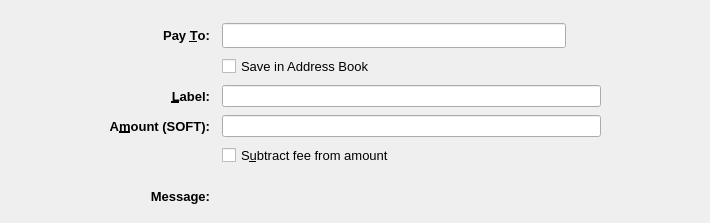
<?xml version="1.0" encoding="UTF-8"?>
<ui version="4.0">
 <class>SendCoinsEntry</class>
 <widget class="QStackedWidget" name="SendCoinsEntry">
  <property name="geometry">
   <rect>
    <x>0</x>
    <y>0</y>
    <width>710</width>
    <height>223</height>
   </rect>
  </property>
  <property name="focusPolicy">
   <enum>Qt::TabFocus</enum>
  </property>
  <property name="autoFillBackground">
   <bool>false</bool>
  </property>
  <property name="styleSheet">
   <string notr="true"/>
  </property>
  <property name="currentIndex">
   <number>0</number>
  </property>
  <widget class="QFrame" name="SendCoins">
   <property name="toolTip">
    <string>This is a normal payment.</string>
   </property>
   <property name="frameShape">
    <enum>QFrame::NoFrame</enum>
   </property>
   <layout class="QGridLayout" name="gridLayout">
    <property name="topMargin">
     <number>8</number>
    </property>
    <property name="bottomMargin">
     <number>4</number>
    </property>
    <property name="horizontalSpacing">
     <number>12</number>
    </property>
    <property name="verticalSpacing">
     <number>8</number>
    </property>
    <item row="1" column="0">
     <spacer name="horizontalSpacer">
      <property name="orientation">
       <enum>Qt::Horizontal</enum>
      </property>
      <property name="sizeType">
       <enum>QSizePolicy::Maximum</enum>
      </property>
      <property name="sizeHint" stdset="0">
       <size>
        <width>100</width>
        <height>20</height>
       </size>
      </property>
     </spacer>
    </item>
    <item row="3" column="2">
     <widget class="QLineEdit" name="addAsLabel">
      <property name="sizePolicy">
       <sizepolicy hsizetype="Expanding" vsizetype="Expanding">
        <horstretch>0</horstretch>
        <verstretch>0</verstretch>
       </sizepolicy>
      </property>
      <property name="toolTip">
       <string>Enter a label for this address to add it to the list of used addresses</string>
      </property>
      <property name="styleSheet">
       <string notr="true"/>
      </property>
     </widget>
    </item>
    <item row="0" column="2">
     <spacer name="verticalSpacer">
      <property name="orientation">
       <enum>Qt::Vertical</enum>
      </property>
      <property name="sizeHint" stdset="0">
       <size>
        <width>20</width>
        <height>40</height>
       </size>
      </property>
     </spacer>
    </item>
    <item row="1" column="3">
     <spacer name="horizontalSpacer_2">
      <property name="orientation">
       <enum>Qt::Horizontal</enum>
      </property>
      <property name="sizeType">
       <enum>QSizePolicy::Maximum</enum>
      </property>
      <property name="sizeHint" stdset="0">
       <size>
        <width>100</width>
        <height>20</height>
       </size>
      </property>
     </spacer>
    </item>
    <item row="12" column="2">
     <widget class="QLabel" name="messageTextLabel">
      <property name="toolTip">
       <string>A message that was attached to the softcoin: URI which will be stored with the transaction for your reference. Note: This message will not be sent over the SoftCoin network.</string>
      </property>
      <property name="styleSheet">
       <string notr="true"/>
      </property>
      <property name="textFormat">
       <enum>Qt::PlainText</enum>
      </property>
     </widget>
    </item>
    <item row="1" column="1">
     <widget class="QLabel" name="payToLabel">
      <property name="font">
       <font>
        <pointsize>10</pointsize>
        <weight>75</weight>
        <bold>true</bold>
       </font>
      </property>
      <property name="text">
       <string>Pay &amp;To:</string>
      </property>
      <property name="alignment">
       <set>Qt::AlignRight|Qt::AlignTrailing|Qt::AlignVCenter</set>
      </property>
      <property name="buddy">
       <cstring>payTo</cstring>
      </property>
     </widget>
    </item>
    <item row="12" column="1">
     <widget class="QLabel" name="messageLabel">
      <property name="font">
       <font>
        <pointsize>10</pointsize>
        <weight>75</weight>
        <bold>true</bold>
       </font>
      </property>
      <property name="text">
       <string>Message:</string>
      </property>
      <property name="alignment">
       <set>Qt::AlignRight|Qt::AlignTrailing|Qt::AlignVCenter</set>
      </property>
     </widget>
    </item>
    <item row="6" column="2">
     <layout class="QHBoxLayout" name="horizontalLayoutAmount" stretch="0">
      <item>
       <widget class="SoftCoinAmountField" name="payAmount">
        <property name="sizePolicy">
         <sizepolicy hsizetype="Expanding" vsizetype="Expanding">
          <horstretch>0</horstretch>
          <verstretch>0</verstretch>
         </sizepolicy>
        </property>
        <property name="styleSheet">
         <string notr="true"/>
        </property>
       </widget>
      </item>
     </layout>
    </item>
    <item row="3" column="1">
     <widget class="QLabel" name="labellLabel">
      <property name="font">
       <font>
        <pointsize>10</pointsize>
        <weight>75</weight>
        <bold>true</bold>
       </font>
      </property>
      <property name="text">
       <string>&amp;Label:</string>
      </property>
      <property name="alignment">
       <set>Qt::AlignRight|Qt::AlignTrailing|Qt::AlignVCenter</set>
      </property>
      <property name="buddy">
       <cstring>addAsLabel</cstring>
      </property>
     </widget>
    </item>
    <item row="1" column="2">
     <layout class="QHBoxLayout" name="payToLayout">
      <property name="spacing">
       <number>0</number>
      </property>
      <item>
       <widget class="QValidatedLineEdit" name="payTo">
        <property name="sizePolicy">
         <sizepolicy hsizetype="Expanding" vsizetype="Expanding">
          <horstretch>0</horstretch>
          <verstretch>0</verstretch>
         </sizepolicy>
        </property>
        <property name="toolTip">
         <string>The SoftCoin address to send the payment to</string>
        </property>
        <property name="styleSheet">
         <string notr="true"/>
        </property>
       </widget>
      </item>
      <item>
       <widget class="QToolButton" name="addressBookButton">
        <property name="toolTip">
         <string notr="true"/>
        </property>
        <property name="styleSheet">
         <string notr="true">border:0;background:transparent</string>
        </property>
        <property name="text">
         <string/>
        </property>
        <property name="icon">
         <iconset resource="../softcoin.qrc">
          <normaloff>:/icons/address-book</normaloff>:/icons/address-book</iconset>
        </property>
        <property name="iconSize">
         <size>
          <width>22</width>
          <height>22</height>
         </size>
        </property>
        <property name="shortcut">
         <string>Alt+A</string>
        </property>
       </widget>
      </item>
      <item>
       <spacer name="horizontalSpacer_3">
        <property name="orientation">
         <enum>Qt::Horizontal</enum>
        </property>
        <property name="sizeType">
         <enum>QSizePolicy::Maximum</enum>
        </property>
        <property name="sizeHint" stdset="0">
         <size>
          <width>10</width>
          <height>20</height>
         </size>
        </property>
       </spacer>
      </item>
     </layout>
    </item>
    <item row="10" column="2">
     <spacer name="verticalSpacer_3">
      <property name="orientation">
       <enum>Qt::Vertical</enum>
      </property>
      <property name="sizeHint" stdset="0">
       <size>
        <width>20</width>
        <height>40</height>
       </size>
      </property>
     </spacer>
    </item>
    <item row="2" column="2">
     <widget class="QCheckBox" name="addressBookCheckBox">
      <property name="font">
       <font>
        <pointsize>10</pointsize>
       </font>
      </property>
      <property name="text">
       <string>Save in Address Book</string>
      </property>
     </widget>
    </item>
    <item row="6" column="1">
     <widget class="QLabel" name="amountLabel">
      <property name="font">
       <font>
        <pointsize>10</pointsize>
        <weight>75</weight>
        <bold>true</bold>
       </font>
      </property>
      <property name="text">
       <string>A&amp;mount (SOFT):</string>
      </property>
      <property name="alignment">
       <set>Qt::AlignRight|Qt::AlignTrailing|Qt::AlignVCenter</set>
      </property>
      <property name="buddy">
       <cstring>payAmount</cstring>
      </property>
     </widget>
    </item>
    <item row="13" column="2">
     <spacer name="verticalSpacer_2">
      <property name="orientation">
       <enum>Qt::Vertical</enum>
      </property>
      <property name="sizeHint" stdset="0">
       <size>
        <width>20</width>
        <height>40</height>
       </size>
      </property>
     </spacer>
    </item>
    <item row="7" column="2">
     <widget class="QCheckBox" name="checkboxSubtractFeeFromAmount">
      <property name="font">
       <font>
        <pointsize>10</pointsize>
       </font>
      </property>
      <property name="toolTip">
       <string>The fee will be deducted from the amount being sent. The recipient will receive less softcoins than you enter in the amount field. If multiple recipients are selected, the fee is split equally.</string>
      </property>
      <property name="text">
       <string>S&amp;ubtract fee from amount</string>
      </property>
     </widget>
    </item>
   </layout>
  </widget>
  <widget class="QFrame" name="SendCoins_UnauthenticatedPaymentRequest">
   <property name="palette">
    <palette>
     <active>
      <colorrole role="WindowText">
       <brush brushstyle="SolidPattern">
        <color alpha="255">
         <red>0</red>
         <green>0</green>
         <blue>0</blue>
        </color>
       </brush>
      </colorrole>
      <colorrole role="Button">
       <brush brushstyle="SolidPattern">
        <color alpha="255">
         <red>239</red>
         <green>241</green>
         <blue>244</blue>
        </color>
       </brush>
      </colorrole>
      <colorrole role="Light">
       <brush brushstyle="SolidPattern">
        <color alpha="255">
         <red>255</red>
         <green>255</green>
         <blue>255</blue>
        </color>
       </brush>
      </colorrole>
      <colorrole role="Midlight">
       <brush brushstyle="SolidPattern">
        <color alpha="255">
         <red>255</red>
         <green>255</green>
         <blue>191</blue>
        </color>
       </brush>
      </colorrole>
      <colorrole role="Dark">
       <brush brushstyle="SolidPattern">
        <color alpha="255">
         <red>127</red>
         <green>127</green>
         <blue>63</blue>
        </color>
       </brush>
      </colorrole>
      <colorrole role="Mid">
       <brush brushstyle="SolidPattern">
        <color alpha="255">
         <red>170</red>
         <green>170</green>
         <blue>84</blue>
        </color>
       </brush>
      </colorrole>
      <colorrole role="Text">
       <brush brushstyle="SolidPattern">
        <color alpha="255">
         <red>0</red>
         <green>0</green>
         <blue>0</blue>
        </color>
       </brush>
      </colorrole>
      <colorrole role="BrightText">
       <brush brushstyle="SolidPattern">
        <color alpha="255">
         <red>255</red>
         <green>255</green>
         <blue>255</blue>
        </color>
       </brush>
      </colorrole>
      <colorrole role="ButtonText">
       <brush brushstyle="SolidPattern">
        <color alpha="255">
         <red>0</red>
         <green>0</green>
         <blue>0</blue>
        </color>
       </brush>
      </colorrole>
      <colorrole role="Base">
       <brush brushstyle="SolidPattern">
        <color alpha="255">
         <red>239</red>
         <green>241</green>
         <blue>244</blue>
        </color>
       </brush>
      </colorrole>
      <colorrole role="Window">
       <brush brushstyle="SolidPattern">
        <color alpha="255">
         <red>239</red>
         <green>241</green>
         <blue>244</blue>
        </color>
       </brush>
      </colorrole>
      <colorrole role="Shadow">
       <brush brushstyle="SolidPattern">
        <color alpha="255">
         <red>0</red>
         <green>0</green>
         <blue>0</blue>
        </color>
       </brush>
      </colorrole>
      <colorrole role="AlternateBase">
       <brush brushstyle="SolidPattern">
        <color alpha="255">
         <red>255</red>
         <green>255</green>
         <blue>191</blue>
        </color>
       </brush>
      </colorrole>
      <colorrole role="ToolTipBase">
       <brush brushstyle="SolidPattern">
        <color alpha="255">
         <red>255</red>
         <green>255</green>
         <blue>220</blue>
        </color>
       </brush>
      </colorrole>
      <colorrole role="ToolTipText">
       <brush brushstyle="SolidPattern">
        <color alpha="255">
         <red>0</red>
         <green>0</green>
         <blue>0</blue>
        </color>
       </brush>
      </colorrole>
     </active>
     <inactive>
      <colorrole role="WindowText">
       <brush brushstyle="SolidPattern">
        <color alpha="255">
         <red>0</red>
         <green>0</green>
         <blue>0</blue>
        </color>
       </brush>
      </colorrole>
      <colorrole role="Button">
       <brush brushstyle="SolidPattern">
        <color alpha="255">
         <red>239</red>
         <green>241</green>
         <blue>244</blue>
        </color>
       </brush>
      </colorrole>
      <colorrole role="Light">
       <brush brushstyle="SolidPattern">
        <color alpha="255">
         <red>255</red>
         <green>255</green>
         <blue>255</blue>
        </color>
       </brush>
      </colorrole>
      <colorrole role="Midlight">
       <brush brushstyle="SolidPattern">
        <color alpha="255">
         <red>255</red>
         <green>255</green>
         <blue>191</blue>
        </color>
       </brush>
      </colorrole>
      <colorrole role="Dark">
       <brush brushstyle="SolidPattern">
        <color alpha="255">
         <red>127</red>
         <green>127</green>
         <blue>63</blue>
        </color>
       </brush>
      </colorrole>
      <colorrole role="Mid">
       <brush brushstyle="SolidPattern">
        <color alpha="255">
         <red>170</red>
         <green>170</green>
         <blue>84</blue>
        </color>
       </brush>
      </colorrole>
      <colorrole role="Text">
       <brush brushstyle="SolidPattern">
        <color alpha="255">
         <red>0</red>
         <green>0</green>
         <blue>0</blue>
        </color>
       </brush>
      </colorrole>
      <colorrole role="BrightText">
       <brush brushstyle="SolidPattern">
        <color alpha="255">
         <red>255</red>
         <green>255</green>
         <blue>255</blue>
        </color>
       </brush>
      </colorrole>
      <colorrole role="ButtonText">
       <brush brushstyle="SolidPattern">
        <color alpha="255">
         <red>0</red>
         <green>0</green>
         <blue>0</blue>
        </color>
       </brush>
      </colorrole>
      <colorrole role="Base">
       <brush brushstyle="SolidPattern">
        <color alpha="255">
         <red>239</red>
         <green>241</green>
         <blue>244</blue>
        </color>
       </brush>
      </colorrole>
      <colorrole role="Window">
       <brush brushstyle="SolidPattern">
        <color alpha="255">
         <red>239</red>
         <green>241</green>
         <blue>244</blue>
        </color>
       </brush>
      </colorrole>
      <colorrole role="Shadow">
       <brush brushstyle="SolidPattern">
        <color alpha="255">
         <red>0</red>
         <green>0</green>
         <blue>0</blue>
        </color>
       </brush>
      </colorrole>
      <colorrole role="AlternateBase">
       <brush brushstyle="SolidPattern">
        <color alpha="255">
         <red>255</red>
         <green>255</green>
         <blue>191</blue>
        </color>
       </brush>
      </colorrole>
      <colorrole role="ToolTipBase">
       <brush brushstyle="SolidPattern">
        <color alpha="255">
         <red>255</red>
         <green>255</green>
         <blue>220</blue>
        </color>
       </brush>
      </colorrole>
      <colorrole role="ToolTipText">
       <brush brushstyle="SolidPattern">
        <color alpha="255">
         <red>0</red>
         <green>0</green>
         <blue>0</blue>
        </color>
       </brush>
      </colorrole>
     </inactive>
     <disabled>
      <colorrole role="WindowText">
       <brush brushstyle="SolidPattern">
        <color alpha="255">
         <red>127</red>
         <green>127</green>
         <blue>63</blue>
        </color>
       </brush>
      </colorrole>
      <colorrole role="Button">
       <brush brushstyle="SolidPattern">
        <color alpha="255">
         <red>239</red>
         <green>241</green>
         <blue>244</blue>
        </color>
       </brush>
      </colorrole>
      <colorrole role="Light">
       <brush brushstyle="SolidPattern">
        <color alpha="255">
         <red>255</red>
         <green>255</green>
         <blue>255</blue>
        </color>
       </brush>
      </colorrole>
      <colorrole role="Midlight">
       <brush brushstyle="SolidPattern">
        <color alpha="255">
         <red>255</red>
         <green>255</green>
         <blue>191</blue>
        </color>
       </brush>
      </colorrole>
      <colorrole role="Dark">
       <brush brushstyle="SolidPattern">
        <color alpha="255">
         <red>127</red>
         <green>127</green>
         <blue>63</blue>
        </color>
       </brush>
      </colorrole>
      <colorrole role="Mid">
       <brush brushstyle="SolidPattern">
        <color alpha="255">
         <red>170</red>
         <green>170</green>
         <blue>84</blue>
        </color>
       </brush>
      </colorrole>
      <colorrole role="Text">
       <brush brushstyle="SolidPattern">
        <color alpha="255">
         <red>127</red>
         <green>127</green>
         <blue>63</blue>
        </color>
       </brush>
      </colorrole>
      <colorrole role="BrightText">
       <brush brushstyle="SolidPattern">
        <color alpha="255">
         <red>255</red>
         <green>255</green>
         <blue>255</blue>
        </color>
       </brush>
      </colorrole>
      <colorrole role="ButtonText">
       <brush brushstyle="SolidPattern">
        <color alpha="255">
         <red>127</red>
         <green>127</green>
         <blue>63</blue>
        </color>
       </brush>
      </colorrole>
      <colorrole role="Base">
       <brush brushstyle="SolidPattern">
        <color alpha="255">
         <red>239</red>
         <green>241</green>
         <blue>244</blue>
        </color>
       </brush>
      </colorrole>
      <colorrole role="Window">
       <brush brushstyle="SolidPattern">
        <color alpha="255">
         <red>239</red>
         <green>241</green>
         <blue>244</blue>
        </color>
       </brush>
      </colorrole>
      <colorrole role="Shadow">
       <brush brushstyle="SolidPattern">
        <color alpha="255">
         <red>0</red>
         <green>0</green>
         <blue>0</blue>
        </color>
       </brush>
      </colorrole>
      <colorrole role="AlternateBase">
       <brush brushstyle="SolidPattern">
        <color alpha="255">
         <red>255</red>
         <green>255</green>
         <blue>127</blue>
        </color>
       </brush>
      </colorrole>
      <colorrole role="ToolTipBase">
       <brush brushstyle="SolidPattern">
        <color alpha="255">
         <red>255</red>
         <green>255</green>
         <blue>220</blue>
        </color>
       </brush>
      </colorrole>
      <colorrole role="ToolTipText">
       <brush brushstyle="SolidPattern">
        <color alpha="255">
         <red>0</red>
         <green>0</green>
         <blue>0</blue>
        </color>
       </brush>
      </colorrole>
     </disabled>
    </palette>
   </property>
   <property name="toolTip">
    <string>This is an unauthenticated payment request.</string>
   </property>
   <property name="autoFillBackground">
    <bool>false</bool>
   </property>
   <property name="frameShape">
    <enum>QFrame::NoFrame</enum>
   </property>
   <layout class="QGridLayout" name="gridLayout_is">
    <property name="spacing">
     <number>12</number>
    </property>
    <item row="0" column="0">
     <widget class="QLabel" name="payToLabel_is">
      <property name="text">
       <string>Pay To:</string>
      </property>
      <property name="alignment">
       <set>Qt::AlignRight|Qt::AlignTrailing|Qt::AlignVCenter</set>
      </property>
     </widget>
    </item>
    <item row="0" column="1">
     <layout class="QHBoxLayout" name="payToLayout_is">
      <property name="spacing">
       <number>0</number>
      </property>
      <item>
       <widget class="QLabel" name="payTo_is">
        <property name="styleSheet">
         <string notr="true">background: #fff; border-radius: 4px; border: 1px solid #000; padding:2px</string>
        </property>
       </widget>
      </item>
      <item>
       <widget class="QToolButton" name="deleteButton_is">
        <property name="toolTip">
         <string>Remove this entry</string>
        </property>
        <property name="text">
         <string/>
        </property>
        <property name="icon">
         <iconset resource="../softcoin.qrc">
          <normaloff>:/icons/remove</normaloff>:/icons/remove</iconset>
        </property>
       </widget>
      </item>
     </layout>
    </item>
    <item row="1" column="0">
     <widget class="QLabel" name="memoLabel_is">
      <property name="text">
       <string>Memo:</string>
      </property>
      <property name="alignment">
       <set>Qt::AlignRight|Qt::AlignTrailing|Qt::AlignVCenter</set>
      </property>
     </widget>
    </item>
    <item row="1" column="1">
     <widget class="QLabel" name="memoTextLabel_is">
      <property name="styleSheet">
       <string notr="true">background: #fff; border-radius: 4px; border: 1px solid #000; padding:2px</string>
      </property>
      <property name="textFormat">
       <enum>Qt::PlainText</enum>
      </property>
     </widget>
    </item>
    <item row="2" column="0">
     <widget class="QLabel" name="amountLabel_is">
      <property name="text">
       <string>A&amp;mount:</string>
      </property>
      <property name="alignment">
       <set>Qt::AlignRight|Qt::AlignTrailing|Qt::AlignVCenter</set>
      </property>
      <property name="buddy">
       <cstring>payAmount_is</cstring>
      </property>
     </widget>
    </item>
    <item row="2" column="1">
     <widget class="SoftCoinAmountField" name="payAmount_is">
      <property name="acceptDrops">
       <bool>false</bool>
      </property>
      <property name="styleSheet">
       <string notr="true">background: #fff; border-radius: 4px; border: 1px solid #000; padding:2px</string>
      </property>
     </widget>
    </item>
   </layout>
  </widget>
  <widget class="QFrame" name="SendCoins_AuthenticatedPaymentRequest">
   <property name="palette">
    <palette>
     <active>
      <colorrole role="WindowText">
       <brush brushstyle="SolidPattern">
        <color alpha="255">
         <red>0</red>
         <green>0</green>
         <blue>0</blue>
        </color>
       </brush>
      </colorrole>
      <colorrole role="Button">
       <brush brushstyle="SolidPattern">
        <color alpha="255">
         <red>239</red>
         <green>241</green>
         <blue>244</blue>
        </color>
       </brush>
      </colorrole>
      <colorrole role="Light">
       <brush brushstyle="SolidPattern">
        <color alpha="255">
         <red>230</red>
         <green>255</green>
         <blue>224</blue>
        </color>
       </brush>
      </colorrole>
      <colorrole role="Midlight">
       <brush brushstyle="SolidPattern">
        <color alpha="255">
         <red>185</red>
         <green>243</green>
         <blue>171</blue>
        </color>
       </brush>
      </colorrole>
      <colorrole role="Dark">
       <brush brushstyle="SolidPattern">
        <color alpha="255">
         <red>70</red>
         <green>116</green>
         <blue>59</blue>
        </color>
       </brush>
      </colorrole>
      <colorrole role="Mid">
       <brush brushstyle="SolidPattern">
        <color alpha="255">
         <red>93</red>
         <green>155</green>
         <blue>79</blue>
        </color>
       </brush>
      </colorrole>
      <colorrole role="Text">
       <brush brushstyle="SolidPattern">
        <color alpha="255">
         <red>0</red>
         <green>0</green>
         <blue>0</blue>
        </color>
       </brush>
      </colorrole>
      <colorrole role="BrightText">
       <brush brushstyle="SolidPattern">
        <color alpha="255">
         <red>155</red>
         <green>255</green>
         <blue>147</blue>
        </color>
       </brush>
      </colorrole>
      <colorrole role="ButtonText">
       <brush brushstyle="SolidPattern">
        <color alpha="255">
         <red>0</red>
         <green>0</green>
         <blue>0</blue>
        </color>
       </brush>
      </colorrole>
      <colorrole role="Base">
       <brush brushstyle="SolidPattern">
        <color alpha="255">
         <red>239</red>
         <green>241</green>
         <blue>244</blue>
        </color>
       </brush>
      </colorrole>
      <colorrole role="Window">
       <brush brushstyle="SolidPattern">
        <color alpha="255">
         <red>239</red>
         <green>241</green>
         <blue>244</blue>
        </color>
       </brush>
      </colorrole>
      <colorrole role="Shadow">
       <brush brushstyle="SolidPattern">
        <color alpha="255">
         <red>0</red>
         <green>0</green>
         <blue>0</blue>
        </color>
       </brush>
      </colorrole>
      <colorrole role="AlternateBase">
       <brush brushstyle="SolidPattern">
        <color alpha="255">
         <red>197</red>
         <green>243</green>
         <blue>187</blue>
        </color>
       </brush>
      </colorrole>
      <colorrole role="NoRole">
       <brush brushstyle="SolidPattern">
        <color alpha="255">
         <red>125</red>
         <green>194</green>
         <blue>122</blue>
        </color>
       </brush>
      </colorrole>
      <colorrole role="ToolTipBase">
       <brush brushstyle="SolidPattern">
        <color alpha="255">
         <red>255</red>
         <green>255</green>
         <blue>220</blue>
        </color>
       </brush>
      </colorrole>
      <colorrole role="ToolTipText">
       <brush brushstyle="SolidPattern">
        <color alpha="255">
         <red>0</red>
         <green>0</green>
         <blue>0</blue>
        </color>
       </brush>
      </colorrole>
     </active>
     <inactive>
      <colorrole role="WindowText">
       <brush brushstyle="SolidPattern">
        <color alpha="255">
         <red>0</red>
         <green>0</green>
         <blue>0</blue>
        </color>
       </brush>
      </colorrole>
      <colorrole role="Button">
       <brush brushstyle="SolidPattern">
        <color alpha="255">
         <red>239</red>
         <green>241</green>
         <blue>244</blue>
        </color>
       </brush>
      </colorrole>
      <colorrole role="Light">
       <brush brushstyle="SolidPattern">
        <color alpha="255">
         <red>230</red>
         <green>255</green>
         <blue>224</blue>
        </color>
       </brush>
      </colorrole>
      <colorrole role="Midlight">
       <brush brushstyle="SolidPattern">
        <color alpha="255">
         <red>185</red>
         <green>243</green>
         <blue>171</blue>
        </color>
       </brush>
      </colorrole>
      <colorrole role="Dark">
       <brush brushstyle="SolidPattern">
        <color alpha="255">
         <red>70</red>
         <green>116</green>
         <blue>59</blue>
        </color>
       </brush>
      </colorrole>
      <colorrole role="Mid">
       <brush brushstyle="SolidPattern">
        <color alpha="255">
         <red>93</red>
         <green>155</green>
         <blue>79</blue>
        </color>
       </brush>
      </colorrole>
      <colorrole role="Text">
       <brush brushstyle="SolidPattern">
        <color alpha="255">
         <red>0</red>
         <green>0</green>
         <blue>0</blue>
        </color>
       </brush>
      </colorrole>
      <colorrole role="BrightText">
       <brush brushstyle="SolidPattern">
        <color alpha="255">
         <red>155</red>
         <green>255</green>
         <blue>147</blue>
        </color>
       </brush>
      </colorrole>
      <colorrole role="ButtonText">
       <brush brushstyle="SolidPattern">
        <color alpha="255">
         <red>0</red>
         <green>0</green>
         <blue>0</blue>
        </color>
       </brush>
      </colorrole>
      <colorrole role="Base">
       <brush brushstyle="SolidPattern">
        <color alpha="255">
         <red>239</red>
         <green>241</green>
         <blue>244</blue>
        </color>
       </brush>
      </colorrole>
      <colorrole role="Window">
       <brush brushstyle="SolidPattern">
        <color alpha="255">
         <red>239</red>
         <green>241</green>
         <blue>244</blue>
        </color>
       </brush>
      </colorrole>
      <colorrole role="Shadow">
       <brush brushstyle="SolidPattern">
        <color alpha="255">
         <red>0</red>
         <green>0</green>
         <blue>0</blue>
        </color>
       </brush>
      </colorrole>
      <colorrole role="AlternateBase">
       <brush brushstyle="SolidPattern">
        <color alpha="255">
         <red>197</red>
         <green>243</green>
         <blue>187</blue>
        </color>
       </brush>
      </colorrole>
      <colorrole role="NoRole">
       <brush brushstyle="SolidPattern">
        <color alpha="255">
         <red>125</red>
         <green>194</green>
         <blue>122</blue>
        </color>
       </brush>
      </colorrole>
      <colorrole role="ToolTipBase">
       <brush brushstyle="SolidPattern">
        <color alpha="255">
         <red>255</red>
         <green>255</green>
         <blue>220</blue>
        </color>
       </brush>
      </colorrole>
      <colorrole role="ToolTipText">
       <brush brushstyle="SolidPattern">
        <color alpha="255">
         <red>0</red>
         <green>0</green>
         <blue>0</blue>
        </color>
       </brush>
      </colorrole>
     </inactive>
     <disabled>
      <colorrole role="WindowText">
       <brush brushstyle="SolidPattern">
        <color alpha="255">
         <red>70</red>
         <green>116</green>
         <blue>59</blue>
        </color>
       </brush>
      </colorrole>
      <colorrole role="Button">
       <brush brushstyle="SolidPattern">
        <color alpha="255">
         <red>239</red>
         <green>241</green>
         <blue>244</blue>
        </color>
       </brush>
      </colorrole>
      <colorrole role="Light">
       <brush brushstyle="SolidPattern">
        <color alpha="255">
         <red>230</red>
         <green>255</green>
         <blue>224</blue>
        </color>
       </brush>
      </colorrole>
      <colorrole role="Midlight">
       <brush brushstyle="SolidPattern">
        <color alpha="255">
         <red>185</red>
         <green>243</green>
         <blue>171</blue>
        </color>
       </brush>
      </colorrole>
      <colorrole role="Dark">
       <brush brushstyle="SolidPattern">
        <color alpha="255">
         <red>70</red>
         <green>116</green>
         <blue>59</blue>
        </color>
       </brush>
      </colorrole>
      <colorrole role="Mid">
       <brush brushstyle="SolidPattern">
        <color alpha="255">
         <red>93</red>
         <green>155</green>
         <blue>79</blue>
        </color>
       </brush>
      </colorrole>
      <colorrole role="Text">
       <brush brushstyle="SolidPattern">
        <color alpha="255">
         <red>70</red>
         <green>116</green>
         <blue>59</blue>
        </color>
       </brush>
      </colorrole>
      <colorrole role="BrightText">
       <brush brushstyle="SolidPattern">
        <color alpha="255">
         <red>155</red>
         <green>255</green>
         <blue>147</blue>
        </color>
       </brush>
      </colorrole>
      <colorrole role="ButtonText">
       <brush brushstyle="SolidPattern">
        <color alpha="255">
         <red>70</red>
         <green>116</green>
         <blue>59</blue>
        </color>
       </brush>
      </colorrole>
      <colorrole role="Base">
       <brush brushstyle="SolidPattern">
        <color alpha="255">
         <red>239</red>
         <green>241</green>
         <blue>244</blue>
        </color>
       </brush>
      </colorrole>
      <colorrole role="Window">
       <brush brushstyle="SolidPattern">
        <color alpha="255">
         <red>239</red>
         <green>241</green>
         <blue>244</blue>
        </color>
       </brush>
      </colorrole>
      <colorrole role="Shadow">
       <brush brushstyle="SolidPattern">
        <color alpha="255">
         <red>0</red>
         <green>0</green>
         <blue>0</blue>
        </color>
       </brush>
      </colorrole>
      <colorrole role="AlternateBase">
       <brush brushstyle="SolidPattern">
        <color alpha="255">
         <red>140</red>
         <green>232</green>
         <blue>119</blue>
        </color>
       </brush>
      </colorrole>
      <colorrole role="NoRole">
       <brush brushstyle="SolidPattern">
        <color alpha="255">
         <red>125</red>
         <green>194</green>
         <blue>122</blue>
        </color>
       </brush>
      </colorrole>
      <colorrole role="ToolTipBase">
       <brush brushstyle="SolidPattern">
        <color alpha="255">
         <red>255</red>
         <green>255</green>
         <blue>220</blue>
        </color>
       </brush>
      </colorrole>
      <colorrole role="ToolTipText">
       <brush brushstyle="SolidPattern">
        <color alpha="255">
         <red>0</red>
         <green>0</green>
         <blue>0</blue>
        </color>
       </brush>
      </colorrole>
     </disabled>
    </palette>
   </property>
   <property name="toolTip">
    <string>This is an authenticated payment request.</string>
   </property>
   <property name="autoFillBackground">
    <bool>false</bool>
   </property>
   <property name="styleSheet">
    <string notr="true">background: #eff1f4; border: 0</string>
   </property>
   <property name="frameShape">
    <enum>QFrame::NoFrame</enum>
   </property>
   <layout class="QGridLayout" name="gridLayout_s">
    <property name="spacing">
     <number>12</number>
    </property>
    <item row="0" column="0">
     <widget class="QLabel" name="payToLabel_s">
      <property name="text">
       <string>Pay To:</string>
      </property>
      <property name="alignment">
       <set>Qt::AlignRight|Qt::AlignTrailing|Qt::AlignVCenter</set>
      </property>
     </widget>
    </item>
    <item row="0" column="1">
     <layout class="QHBoxLayout" name="payToLayout_s">
      <property name="spacing">
       <number>0</number>
      </property>
      <item>
       <widget class="QLabel" name="payTo_s">
        <property name="styleSheet">
         <string notr="true">background: #fff; border-radius: 4px; border: 1px solid #000; padding:2px</string>
        </property>
        <property name="textFormat">
         <enum>Qt::PlainText</enum>
        </property>
       </widget>
      </item>
      <item>
       <widget class="QToolButton" name="deleteButton_s">
        <property name="toolTip">
         <string>Remove this entry</string>
        </property>
        <property name="text">
         <string/>
        </property>
        <property name="icon">
         <iconset resource="../softcoin.qrc">
          <normaloff>:/icons/remove</normaloff>:/icons/remove</iconset>
        </property>
       </widget>
      </item>
     </layout>
    </item>
    <item row="1" column="0">
     <widget class="QLabel" name="memoLabel_s">
      <property name="text">
       <string>Memo:</string>
      </property>
      <property name="alignment">
       <set>Qt::AlignRight|Qt::AlignTrailing|Qt::AlignVCenter</set>
      </property>
     </widget>
    </item>
    <item row="1" column="1">
     <widget class="QLabel" name="memoTextLabel_s">
      <property name="styleSheet">
       <string notr="true">background: #fff; border-radius: 4px; border: 1px solid #000; padding:2px</string>
      </property>
      <property name="textFormat">
       <enum>Qt::PlainText</enum>
      </property>
     </widget>
    </item>
    <item row="2" column="0">
     <widget class="QLabel" name="amountLabel_s">
      <property name="text">
       <string>A&amp;mount:</string>
      </property>
      <property name="alignment">
       <set>Qt::AlignRight|Qt::AlignTrailing|Qt::AlignVCenter</set>
      </property>
      <property name="buddy">
       <cstring>payAmount_s</cstring>
      </property>
     </widget>
    </item>
    <item row="2" column="1">
     <widget class="SoftCoinAmountField" name="payAmount_s">
      <property name="acceptDrops">
       <bool>false</bool>
      </property>
      <property name="styleSheet">
       <string notr="true">background: #fff; border-radius: 4px; border: 1px solid #000; padding:2px</string>
      </property>
     </widget>
    </item>
   </layout>
  </widget>
 </widget>
 <customwidgets>
  <customwidget>
   <class>QValidatedLineEdit</class>
   <extends>QLineEdit</extends>
   <header>qvalidatedlineedit.h</header>
  </customwidget>
  <customwidget>
   <class>SoftCoinAmountField</class>
   <extends>QLineEdit</extends>
   <header>softcoinamountfield.h</header>
   <container>1</container>
  </customwidget>
 </customwidgets>
 <tabstops>
  <tabstop>payTo</tabstop>
  <tabstop>addressBookButton</tabstop>
  <tabstop>payAmount</tabstop>
  <tabstop>payAmount_is</tabstop>
  <tabstop>deleteButton_is</tabstop>
  <tabstop>payAmount_s</tabstop>
  <tabstop>deleteButton_s</tabstop>
 </tabstops>
 <resources>
  <include location="../softcoin.qrc"/>
 </resources>
 <connections/>
</ui>
